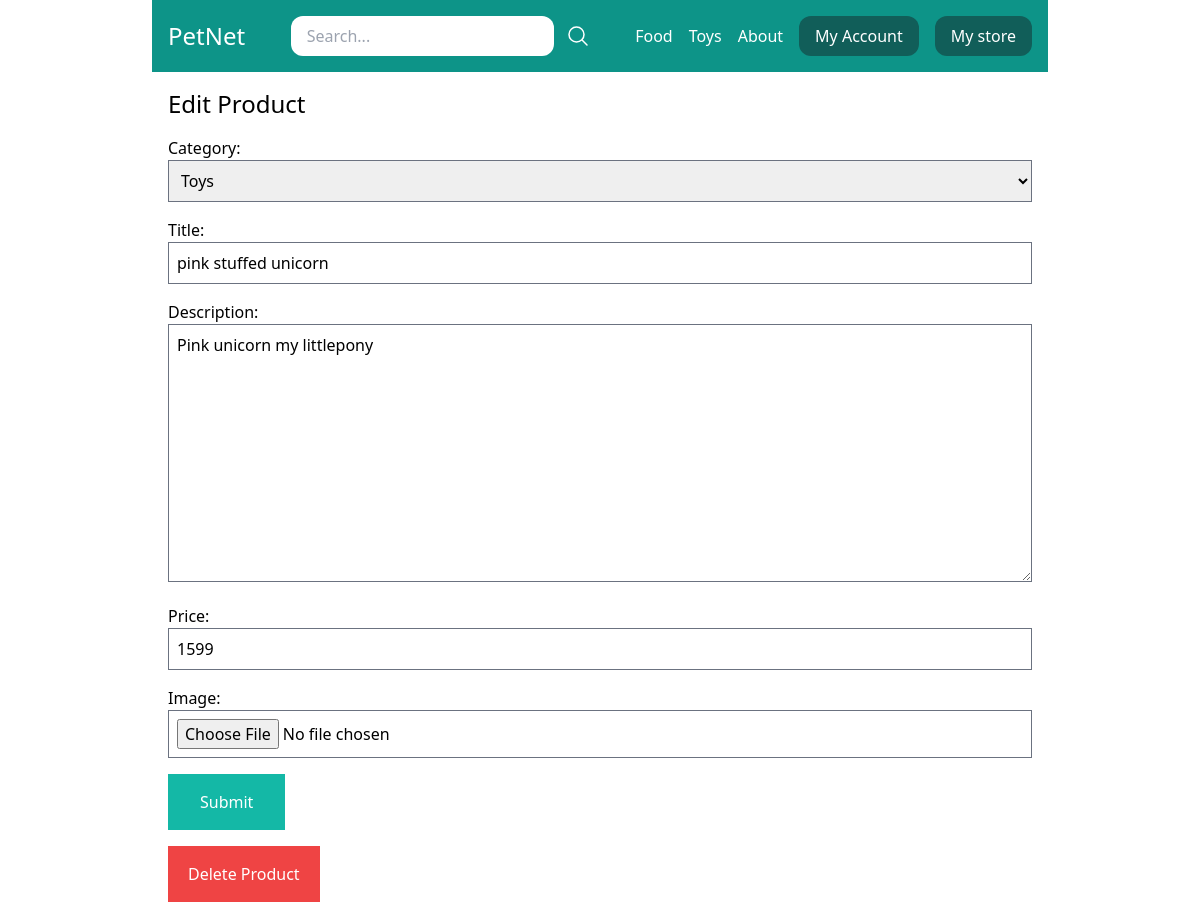
/my-store/edit-product/9/ (signed in), run on the app's committed database.
### store/models.py (models this page shows, shortened)
class Category(models.Model):
    title = models.CharField(max_length=50)
    slug = models.SlugField(max_length= 50)
    class Meta:
        verbose_name_plural = 'Categories'
    def __str__(self):
        return self.title

class Product(models.Model):
    DRAFT = 'draft'
    WAITING_APPROVAL = 'waitingapproval'
    ACTIVE = 'active'
    DELETED = 'deleted'
    STATUS_CHOICES =(
        (DRAFT, 'Draft'),
        (WAITING_APPROVAL, 'Waiting approval'),
        (ACTIVE, 'Active'),
        (DELETED, 'Deleted'),
    )
    user = models.ForeignKey(User, related_name='products', on_delete=models.CASCADE)
    category = models.ForeignKey(Category, related_name='products', on_delete=models.CASCADE)
    title = models.CharField(max_length=50)
    slug = models.SlugField(max_length= 50)
    description = models.TextField(blank=True)
    image = models.ImageField(upload_to='uploads/product_images/', blank=True, null=True)
    price = models.IntegerField()
    created_at = models.DateTimeField(auto_now_add=True)
    updated_at = models.DateTimeField(auto_now=True)
    status= models.CharField(max_length=50, choices=STATUS_CHOICES, default=ACTIVE)
    class Meta:
        ordering = ('-created_at', )

### userprofile/views.py (the view)
# urls.py: path('my-store/edit-product/<int:pk>/', views.edit_product, name='edit_product'),
@login_required
def edit_product(request, pk):
    product = Product.objects.filter(user=request.user).get(pk=pk)
    if request.method == 'POST':
        form = ProductForm(request.POST, request.FILES, instance=product)
        if form.is_valid:
            form.save()
            messages.success(request, 'The changes was saved')
            return redirect('my_store')
    else:
        form = ProductForm(instance=product)
    return render(request, 'userprofile/product_form.html', {'title':'Edit Product', 'product':product, 'form': form} )

### store/forms.py
class ProductForm(forms.ModelForm):
    class Meta:
        model = Product
        fields = ('category', 'title', 'description', 'price', 'image',)
        widgets = {
            'category': forms.Select(attrs={
                'class': 'w-full p-2 border border-gray-500'
            }),
            'title': forms.TextInput(attrs={
                'class': 'w-full p-2 border border-gray-500'
                }),
            'description': forms.Textarea(attrs={
                'class': 'w-full p-2 border border-gray-500'
                }),
            'price': forms.TextInput(attrs={
                'class': 'w-full p-2 border border-gray-500'
            }),
            'image': forms.FileInput(attrs={
                'class': 'w-full p-2 border border-gray-500'
            }),
        }

### store/templatetags/menu.py (called while the page is built)
@register.inclusion_tag('core/menu.html')
def menu():
    categories = Category.objects.all()
    return {'categories': categories}

### userprofile/templates/userprofile/product_form.html (shortened to what this page needs)
{% extends 'core/base.html' %}
{% block content %}
    <h1 class="text-2xl">{{ title }}</h1>
    <form method="POST" action="." enctype="multipart/form-data" class="space-y-4">
        {{ form.as_p }}
        <button class="py-4 px-8 bg-teal-500 text-white hover:bg-teal-800">Submit</button>
    </form>
    {% if product %}
        <a href="{% url 'delete_product' product.id %}" class="mt-4 inline-block py-4 px-5 bg-red-500 text-white hover:bg-red-800">Delete Product</a>
    {% endif %}
{% endblock %}

### core/templates/core/menu.html
{% for category in categories %}
    <a href="{% url 'category_detail' category.slug %}" class="text-white">{{category.title}}</a>
{% endfor %}
<a href="{% url 'about' %}" class="text-white">About</a>

### data on the page
Category: title "Food", title "pink stuffed unicorn"
Category: title "Toys"
Product: category "Toys", description "Pink unicorn my littlepony", price "1599"

### other printed values
{{ title }} "Edit Product"
